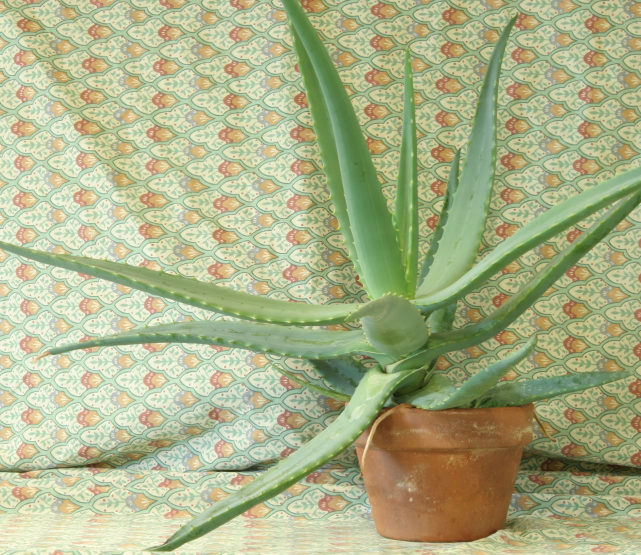
#> input picture images/AloeLeft.jpg, 1282 x 1110 px (shown at 1/2 size)
$ python block_matchingpiano.py
#> lines starting #> are read from the running program, lines starting #| are printed output that depends on the picture; long printed decimals are rounded
import cv2
import numpy as np
import os

# Camera parameters from calibration.txt
cam0 = np.array([[2826.171, 0, 1292.2],
                 [0, 2826.171, 965.806],
                 [0, 0, 1]])
doffs = 123.77  # Disparity offset in pixels
baseline = 178.089  # Baseline in millimeters
vmin = 34
vmax = 220

# Convert baseline from millimeters to meters for depth calculation
baseline_meters = baseline / 1000.0

# Get the directory of the current script
script_dir = os.path.dirname(os.path.abspath(__file__))

# Define the paths to the images
left_image_filename = 'AloeLeft.jpg'
right_image_filename = 'AloeRight.jpg'
ground_truth_filename = 'output_image.png'
left_image_path = os.path.join(script_dir, 'images', left_image_filename)
right_image_path = os.path.join(script_dir, 'images', right_image_filename)
ground_truth_path = os.path.join(script_dir, 'images', ground_truth_filename)

# Debugging: Print the paths
print(f"Loading left image from: {left_image_path}")
print(f"Loading right image from: {right_image_path}")
print(f"Loading ground truth depth map from: {ground_truth_path}")

# Check if files exist
if not os.path.exists(left_image_path):
    print(f"Left image file not found: {left_image_path}")
if not os.path.exists(right_image_path):
    print(f"Right image file not found: {right_image_path}")
if not os.path.exists(ground_truth_path):
    print(f"Ground truth file not found: {ground_truth_path}")

# Load stereo images from files
left_image = cv2.imread(left_image_path)
#> left_image is the input picture: shape (1110, 1282, 3); mean B, G, R 136.6, 177.2, 171.2
right_image = cv2.imread(right_image_path)
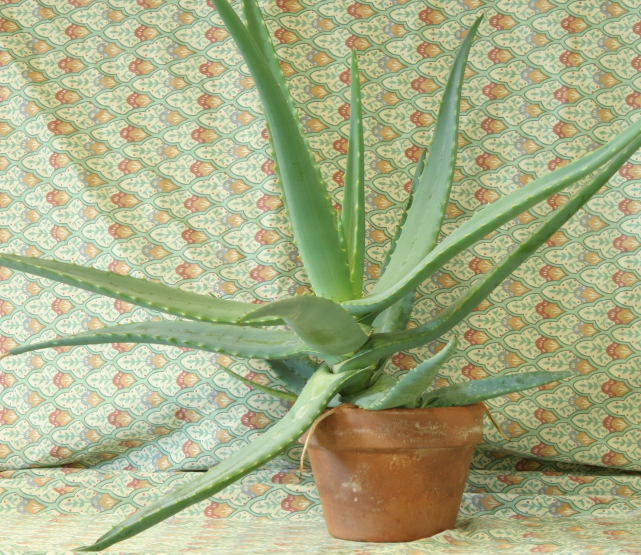
#> input picture images/AloeRight.jpg, 1282 x 1110 px (shown at 1/2 size)
#> right_image is the input picture: shape (1110, 1282, 3); mean B, G, R 134.1, 174.2, 168
ground_truth_depth = cv2.imread(ground_truth_path, cv2.IMREAD_GRAYSCALE)  # Ground truth should be grayscale
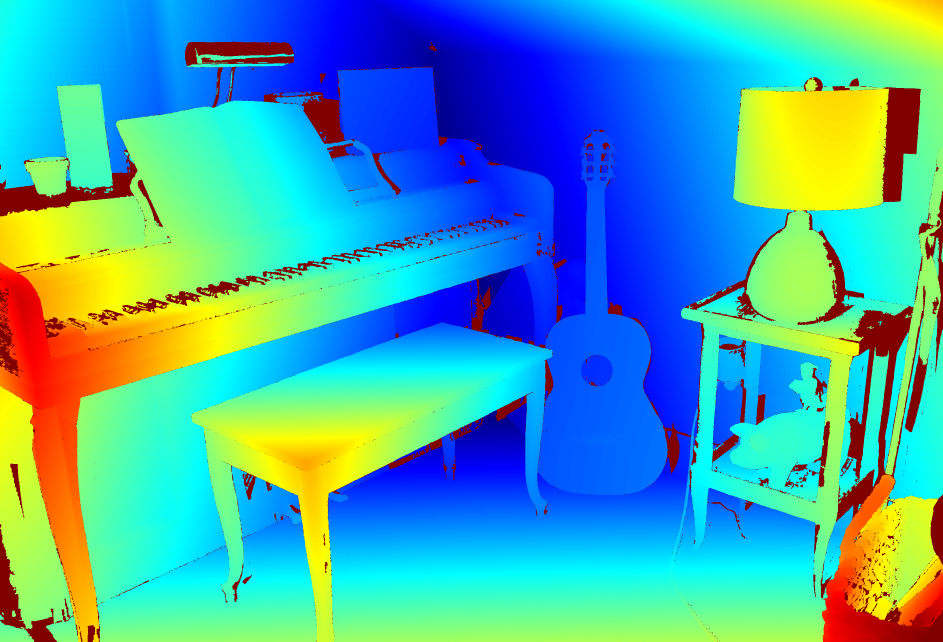
#> input picture images/output_image.png, 2828 x 1924 px (shown at 1/3 size)
#> ground_truth_depth: shape (1924, 2828); min 14, max 225, mean 138.9

# Ensure images were loaded successfully
if left_image is None:
    raise ValueError(f"Failed to load left image from {left_image_path}")
if right_image is None:
    raise ValueError(f"Failed to load right image from {right_image_path}")
if ground_truth_depth is None:
    raise ValueError(f"Failed to load ground truth depth map from {ground_truth_path}")

# Convert images to grayscale
left_gray = cv2.cvtColor(left_image, cv2.COLOR_BGR2GRAY)
right_gray = cv2.cvtColor(right_image, cv2.COLOR_BGR2GRAY)
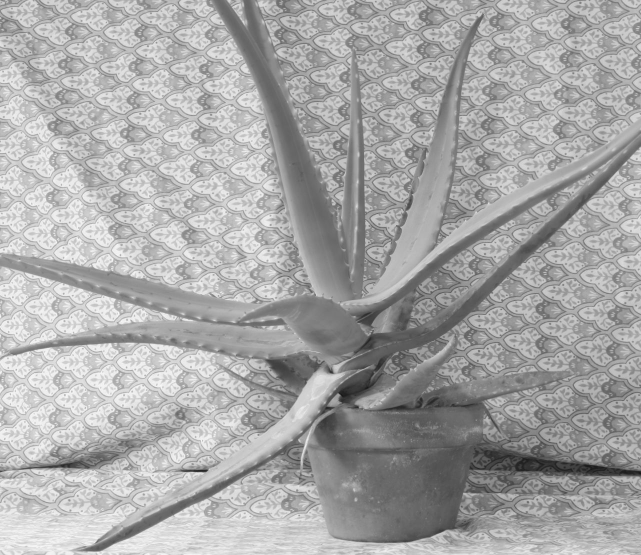
#> right_gray: shape (1110, 1282) (shown at 1/2 size); min 18, max 253, mean 167.8

# Parameters for BM (Block Matching)
ndisp = 256  # Updated to match calibration data
block_size = 11

# Create a stereo block matcher object using StereoBM with adjusted parameters
stereo = cv2.StereoBM_create(numDisparities=ndisp, blockSize=block_size)

# Compute the disparity map
disparity_left = stereo.compute(left_gray, right_gray).astype(np.float32) / 16.0

# Convert the disparity map to an 8-bit image for visualization and filtering
disparity_left_8bit = cv2.normalize(disparity_left, None, alpha=0, beta=255, norm_type=cv2.NORM_MINMAX)
disparity_left_8bit = np.uint8(disparity_left_8bit)

# Create the output directory if it doesn't exist
output_dir = os.path.join(script_dir, 'image_depth')
if not os.path.exists(output_dir):
    os.makedirs(output_dir)

# Save and display the disparity map before filtering
output_path_disparity_before = os.path.join(output_dir, f"{os.path.splitext(left_image_filename)[0]}_disparity_map_before_filter.png")
cv2.imwrite(output_path_disparity_before, disparity_left_8bit)
cv2.imshow('Disparity Map (Before Filtering)', disparity_left_8bit)

# Apply median filtering to the 8-bit disparity map to reduce noise
disparity_left_median_filtered = cv2.medianBlur(disparity_left_8bit, 9)  # Ensure kernel size is odd

# Save and display the median filtered disparity map
output_path_disparity_after_median = os.path.join(output_dir, f"{os.path.splitext(left_image_filename)[0]}_disparity_map_median_filter.png")
cv2.imwrite(output_path_disparity_after_median, disparity_left_median_filtered)
cv2.imshow('Disparity Map (After Median Filter)', disparity_left_median_filtered)

# Apply bilateral filtering to the median filtered disparity map to reduce noise further while preserving edges
disparity_left_bilateral_filtered = cv2.bilateralFilter(disparity_left_median_filtered, d=9, sigmaColor=75, sigmaSpace=75)

# Save and display the bilateral filtered disparity map
output_path_disparity_after_bilateral = os.path.join(output_dir, f"{os.path.splitext(left_image_filename)[0]}_disparity_map_bilateral_filter.png")
cv2.imwrite(output_path_disparity_after_bilateral, disparity_left_bilateral_filtered)
cv2.imshow('Disparity Map (After Bilateral Filter)', disparity_left_bilateral_filtered)

# Convert the bilateral filtered disparity map back to the original scale if necessary
disparity_left_final_filtered = disparity_left_bilateral_filtered.astype(np.float32) / 255.0 * (vmax - vmin) + vmin
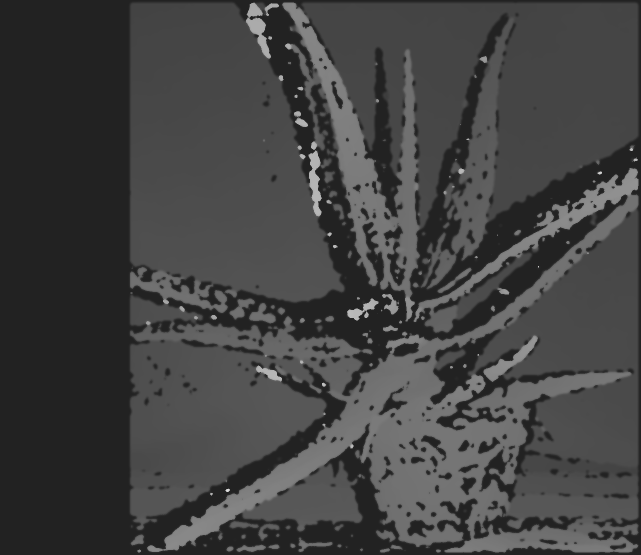
#> disparity_left_final_filtered: shape (1110, 1282) float32 (shown at 1/2 size); min 34, max 219.3, mean 66.9

# Apply the disparity range from calibration
disparity_left_final_filtered[disparity_left_final_filtered < vmin] = 0
disparity_left_final_filtered[disparity_left_final_filtered > vmax] = 0

# Calculate the depth map using the final filtered disparity map
depth_map = np.zeros(disparity_left_final_filtered.shape, dtype=np.float32)
valid_disparity_mask = (disparity_left_final_filtered > 0)
#> valid_disparity_mask: shape (1110, 1282) bool; every value is 1
depth_map[valid_disparity_mask] = (cam0[0, 0] * baseline_meters) / (disparity_left_final_filtered[valid_disparity_mask] + doffs)

# Invert the depth map if necessary
depth_map = np.max(depth_map) - depth_map
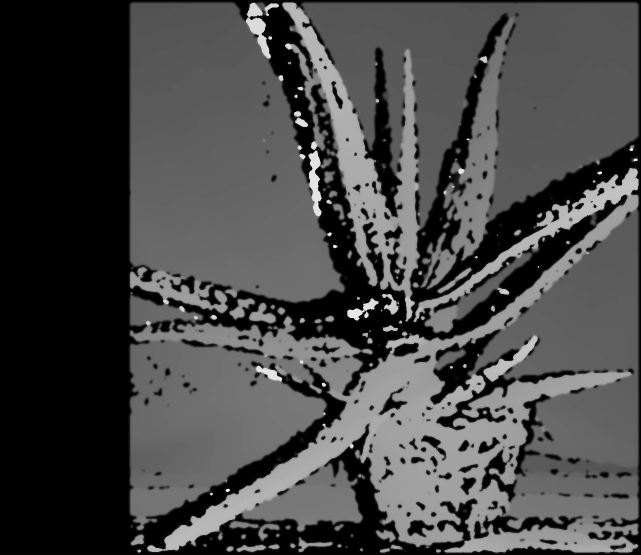
#> depth_map: shape (1110, 1282) float32 (shown at 1/2 size); min 0, max 1.72, mean 0.487; drawn with min black and max white

# Normalize the depth map for visualization
depth_map_visual = cv2.normalize(depth_map, None, alpha=0, beta=255, norm_type=cv2.NORM_MINMAX)
depth_map_visual = np.uint8(depth_map_visual)

# Apply a colormap to the depth map for better visualization
depth_map_colored = cv2.applyColorMap(depth_map_visual, cv2.COLORMAP_JET)
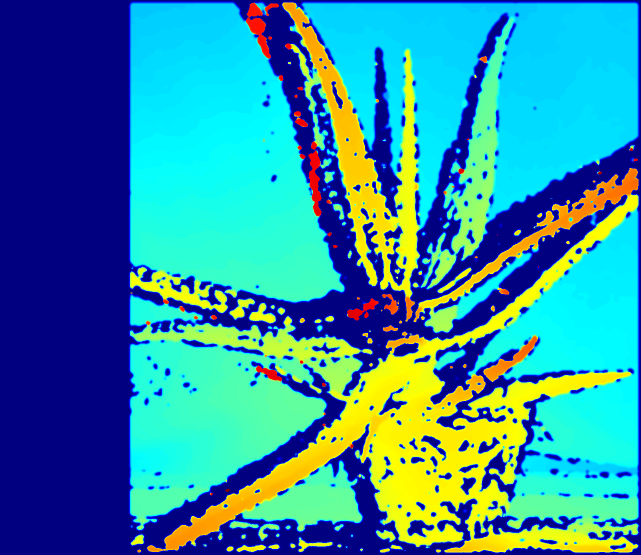
#> depth_map_colored: shape (1110, 1282, 3) (shown at 1/2 size); mean B, G, R 162.2, 143.7, 49.8

# Save the depth map to the output directory
output_path_depth = os.path.join(output_dir, f"{os.path.splitext(left_image_filename)[0]}_depth_map_final_filtered.png")
cv2.imwrite(output_path_depth, depth_map_colored)

# Display the final depth map
cv2.imshow('Depth Map (Final Filtered)', depth_map_colored)
cv2.waitKey(0)
cv2.destroyAllWindows()

# Resize ground truth depth map to match the predicted depth map dimensions
ground_truth_depth_resized = cv2.resize(ground_truth_depth, (depth_map.shape[1], depth_map.shape[0]), interpolation=cv2.INTER_NEAREST)
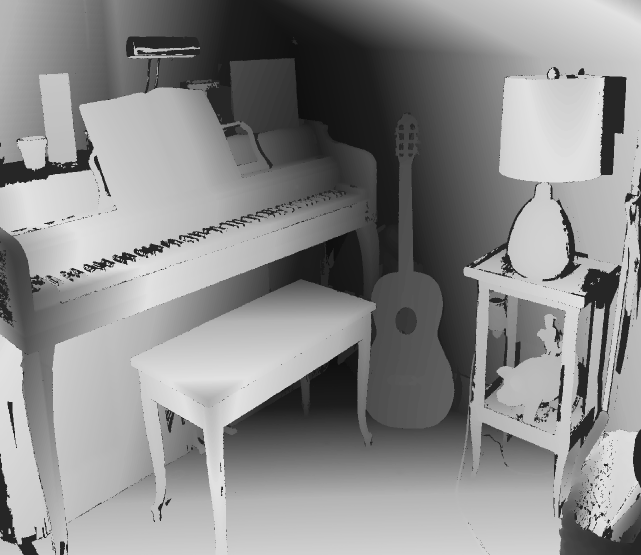
#> ground_truth_depth_resized: shape (1110, 1282) (shown at 1/2 size); min 14, max 225, mean 138.9

# Function to calculate error metrics
def calculate_error_metrics(predicted_depth, ground_truth_depth):
    valid_mask = (ground_truth_depth > 0)
    mae = np.mean(np.abs(predicted_depth[valid_mask] - ground_truth_depth[valid_mask]))
#> mae = 138.4
    rmse = np.sqrt(np.mean((predicted_depth[valid_mask] - ground_truth_depth[valid_mask]) ** 2))
#> rmse = 152.8
    return mae, rmse

# Calculate error metrics for the final depth map
mae, rmse = calculate_error_metrics(depth_map, ground_truth_depth_resized)
#> mae = 138.4; rmse = 152.8

# Save error metrics to a text file
error_metrics_path = os.path.join(output_dir, 'error_metrics.txt')
with open(error_metrics_path, 'w') as f:
    f.write(f"Final Filtered Depth Map - MAE: {mae}, RMSE: {rmse}\n")

# Print results to console
print(f"Disparity map before filtering saved to {output_path_disparity_before}")
print(f"Disparity map after median filtering saved to {output_path_disparity_after_median}")
print(f"Disparity map after bilateral filtering saved to {output_path_disparity_after_bilateral}")
print(f"Final filtered depth map saved to {output_path_depth}")
print(f"Final Filtered Depth Map - MAE: {mae}, RMSE: {rmse}")
#| Final Filtered Depth Map - MAE: 138.385, RMSE: 152.838
